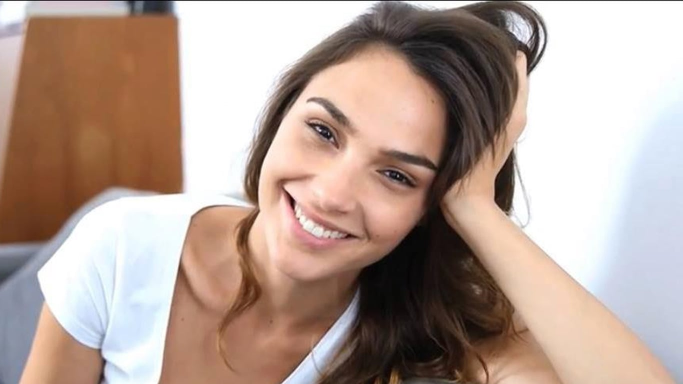
#> input picture source/s1.jpg, 1366 x 768 px (shown at 1/2 size)
$ jupyter execute main.ipynb
#> lines starting #> are read from the running program, lines starting #| are printed output that depends on the picture
[cell 1]
import numpy as np
import cv2
import matplotlib.pyplot as plt
import itertools
import time

[cell 2]
img = cv2.imread('./source/s1.jpg')
#> img is the input picture: shape (768, 1366, 3); mean B, G, R 149.9, 159.9, 180.7

[cell 3]
# [左內眼角], [右內眼角], [鼻尖]
srcTri = [[676, 296], [753, 341], [655, 405]]

[cell 4]
plt.figure(figsize=(10, 6))
plt.imshow(cv2.cvtColor(img, cv2.COLOR_BGR2RGB))

for x, y in srcTri:
    plt.plot(x, y, 'x', c='red')
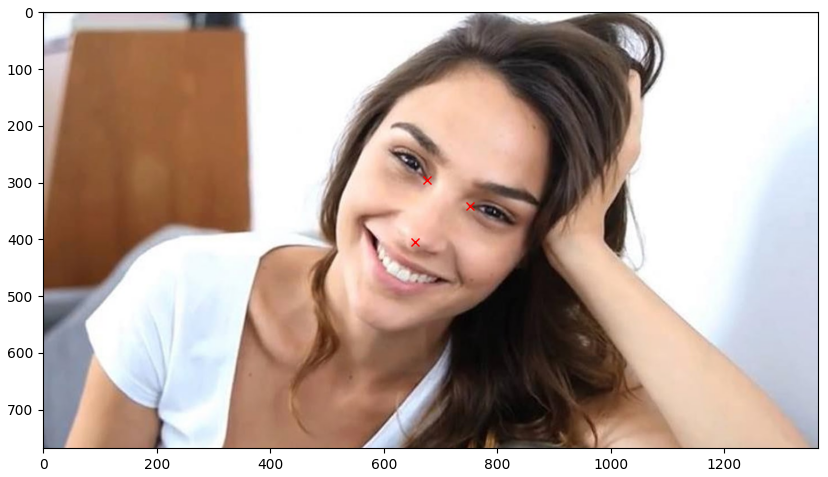
#> figure drawn by matplotlib, 1 panel

[cell 5]
dstTri = [[65, 90], [95, 90], [80, 120]]

[cell 6]
srcTri = np.array(srcTri, dtype=np.float32)
dstTri = np.array(dstTri, dtype=np.float32)

[cell 7]
srcTri, dstTri

[cell 8]
warp_mat = cv2.getAffineTransform(srcTri, dstTri)
warp_dst = cv2.warpAffine(img, warp_mat, (190, 160))
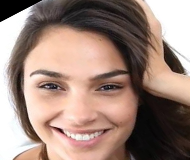
#> warp_dst: shape (160, 190, 3); mean B, G, R 121.6, 132.2, 156.9

[cell 9]
warp_mat

[cell 10]
srcTri = np.concatenate((srcTri.T, np.ones([1, 3])), axis=0)
dstTri = np.concatenate((dstTri.T, np.ones([1, 3])), axis=0)

[cell 11]
H = dstTri @ srcTri.T @ np.linalg.inv(srcTri @ srcTri.T)

[cell 12]
H[np.abs(H) < 1e-5] = 0

[cell 13]
def get_AfflineMatrix(srcTri, dstTri):
    assert (len(srcTri.shape) == 2) & (srcTri.shape[-1] == 2)
    assert (len(dstTri.shape) == 2) & (dstTri.shape[-1] == 2)

    srcTri = np.concatenate((srcTri.T, np.ones([1, 3])), axis=0)
    dstTri = np.concatenate((dstTri.T, np.ones([1, 3])), axis=0)

    # calculate transform matrix
    H = dstTri @ srcTri.T @ np.linalg.inv(srcTri @ srcTri.T)

    # set small number to zero
    H[np.abs(H) < 1e-5] = 0

    return H

[cell 14]
H

[cell 15]
st = time.time()
sourcePoint = np.array([[x, y, 1] for x, y in itertools.product(range(img.shape[1]), range(img.shape[0]))])
targetPoint = (sourcePoint @ warp_mat.T).astype(np.int32)

mask = (targetPoint[:, 0] < 160) & (targetPoint[:, 1] < 190) & (targetPoint[:, 1] >= 0) & (targetPoint[:, 0] >= 0)
targetPoint = targetPoint[mask]
sourcePoint = sourcePoint[mask]

dst = np.zeros([190, 160, 3], dtype=np.uint8)
dst[targetPoint[:, 1], targetPoint[:, 0]] = img[sourcePoint[:, 1], sourcePoint[:, 0]]
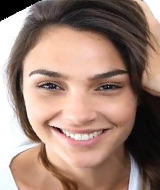
#> dst: shape (190, 160, 3); mean B, G, R 117.7, 129.9, 158.1
print(time.time() - st)

[cell 16]
plt.imshow(cv2.cvtColor(warp_dst, cv2.COLOR_BGR2RGB))

$ run again, with source/s3.jpg copied over source/s1.jpg
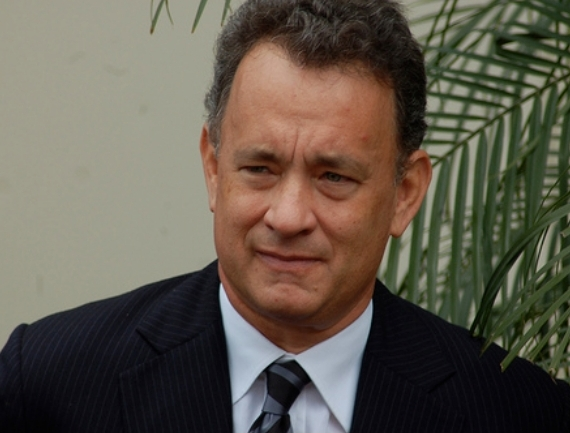
#> input picture source/s3.jpg, 570 x 433 px
#> img is the input picture: shape (433, 570, 3); mean B, G, R 77.3, 89.8, 97.2
#> `warp_dst = cv2.warpAffine(img, warp_mat, (190, 160))`:
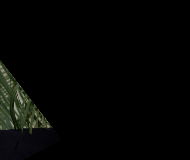
#> warp_dst: shape (160, 190, 3); mean B, G, R 3.6, 4.9, 4.2
#> `dst[targetPoint[:, 1], targetPoint[:, 0]] = img[sourcePoint[:, 1], sou..`:
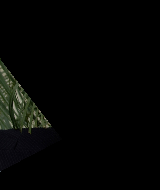
#> dst: shape (190, 160, 3); mean B, G, R 3.7, 5, 4.3
